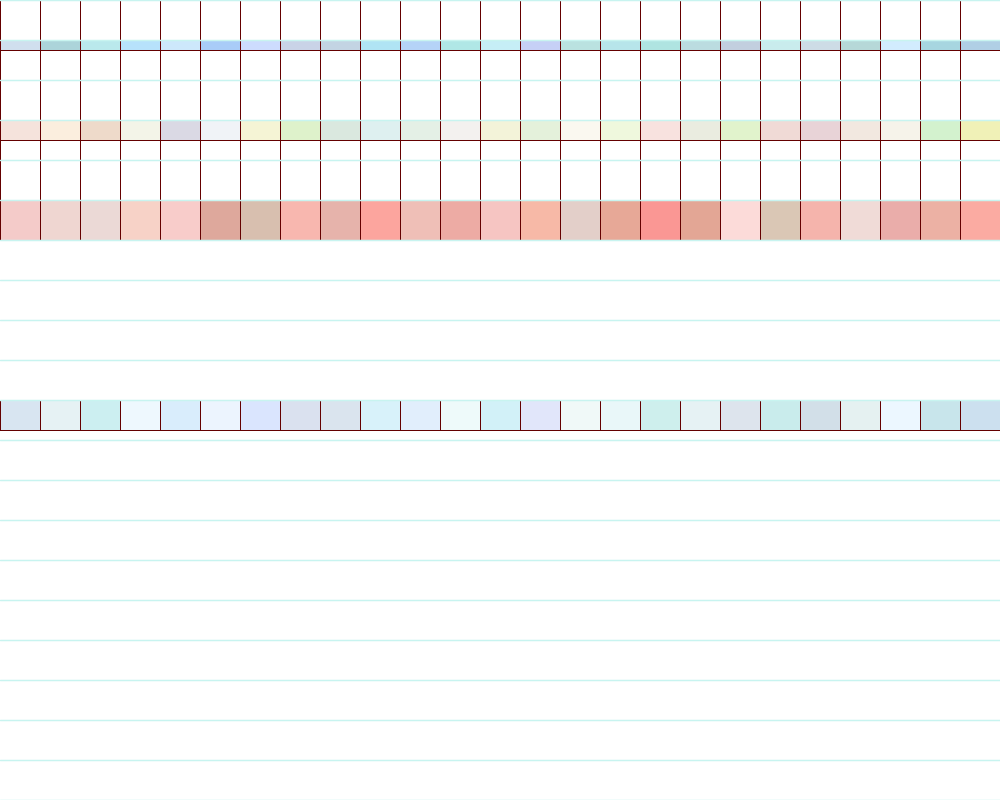
Frame 1 (no input)
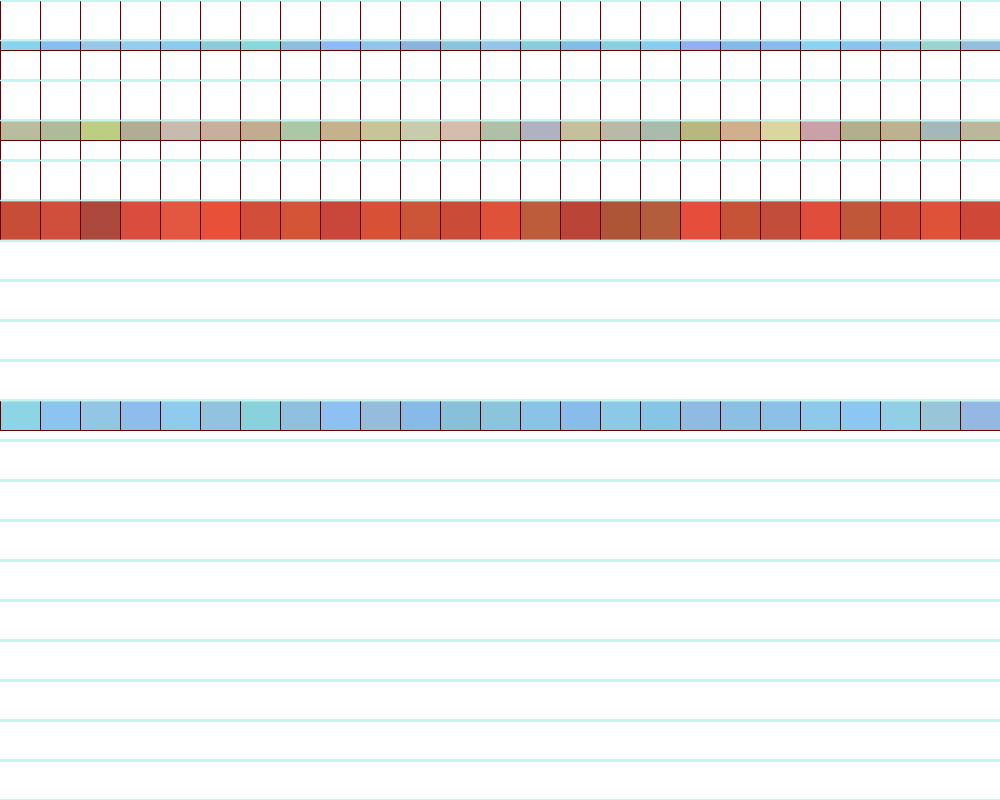
Frame 60 (the mouse pressed at the canvas centre just before this capture)
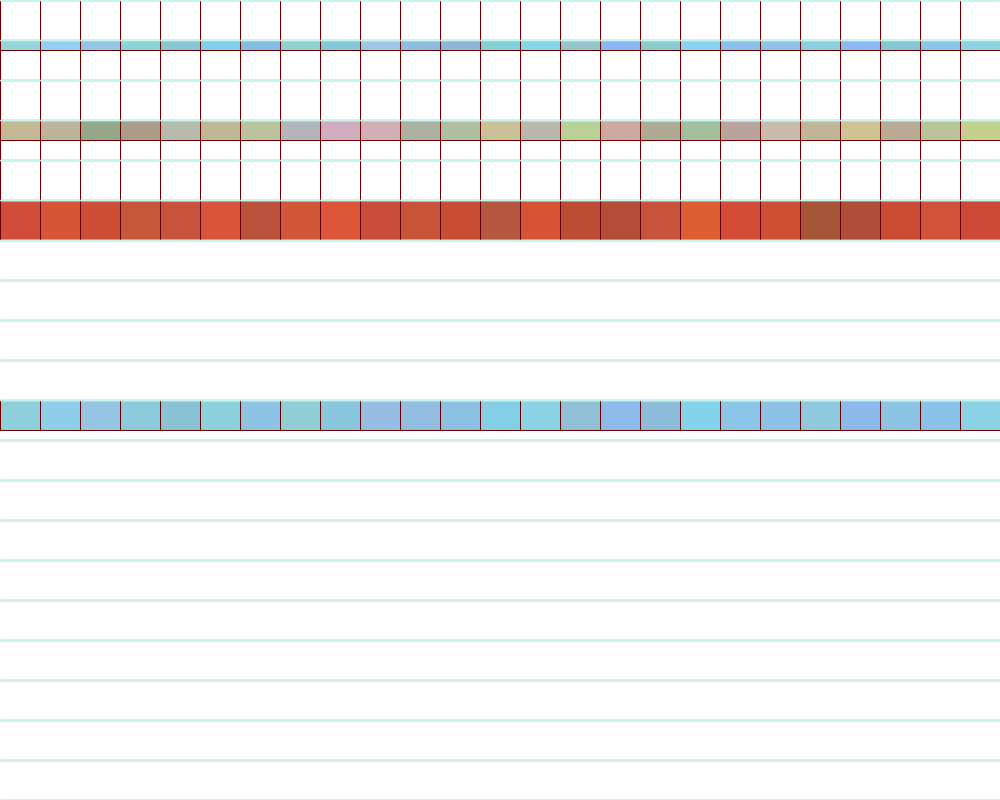
Frame 120 (the mouse held since frame 60 and released just before this capture)

The Processing sketch that drew these frames (run headless with seeded random() and noise(); from frame 60 on, the mouse is pressed at the canvas centre):

// Processing sketch: grid
// ── grid.pde

float r,g,b,al,x,y,z,all,k,h,j,alll;
int c;

void setup()
{size(1000,800);
 background(255);
 smooth();
}




void draw() {
 
  for (int i = 0; i < 25; i = i + 1) 
  { // so here we draw from y = 0 to y = height
    stroke(100,0,0);
    strokeWeight(1.);
    line(i * 40, 0, i * 40, 240);   // incrementing along the x axis every 50
   // println("i is equal to:  " + i);   // pixels
   

   r=random(150,255);
   g=random(63,100);
   b=random(46,70);
   al= random(50,150);
   fill(r,g,b,al);
   rect(i*40,200,40,40);
   
   
   x=random(132,242);
   y=random(140,232);
   z=random(100,211);
   all=random(30,130);
   fill(x,y,z,all);
   rect(i*40,120,40,20);
   
   
   k=random(125,160);
   h=random(170,224);
   j=random(200,255);
   alll=random(100,200);
   fill(k,h,j,alll);
   rect(i*40,40,40,10);
  
   fill(k,h,j,all);
   rect(i*40,400,40,30);
  }
 
  for (int i =0 ; i < 25; i = i + 1) { // and here we draw from (wi
    stroke(200,244,240);
    strokeWeight(1.5);
    line(0, i * 40, width, i * 40);
 
    println("i is equal to:  " + i);
  }
   
  //notice we can use the iterator variable 'i' over again, as it is declared in
  //the forLoop, it is only local to the specific forLoop it is created in
   

}

void keyPressed()
{ if(key==' ')
  stroke(0,0,60);
  strokeWeight(1.2);
 line(mouseX,mouseY,width,mouseY);}


  
 
